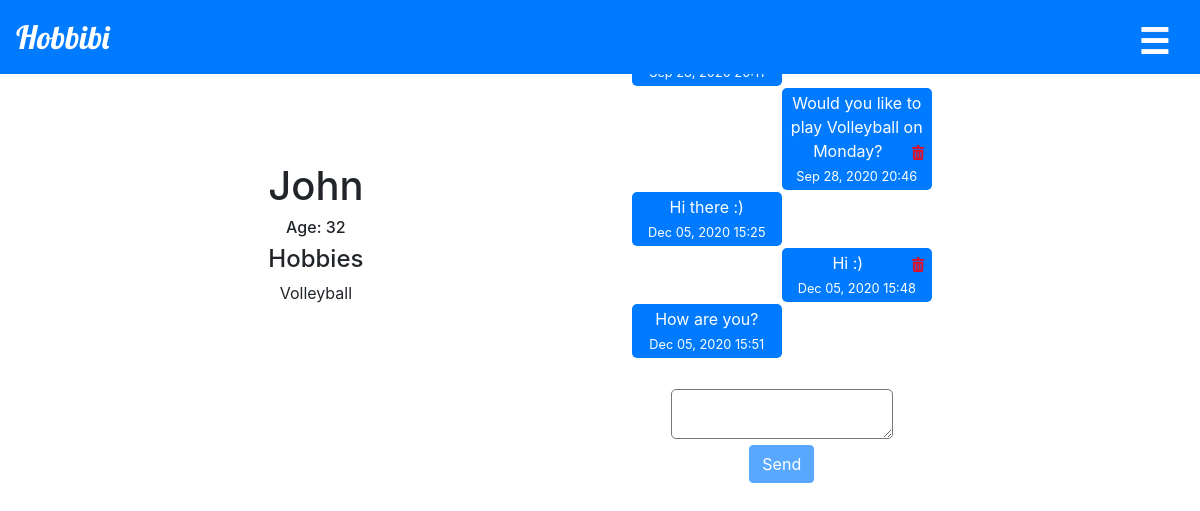
Page /profile/John (signed in) on the committed database.
### hobbibi/models.py (models this page shows, shortened)
class User(AbstractUser):
    pass
    country = models.CharField(max_length=64, default='G')
    city = models.CharField(max_length=64, default='Tbilisi')
    age = models.IntegerField(default=30)
    image = models.ImageField(upload_to='images/', blank=True)

class Hobbies(models.Model):
    user = models.ForeignKey(User, on_delete=models.CASCADE)
    hobbi = models.ForeignKey(Hobbi, on_delete=models.CASCADE)

class Hobbi(models.Model):
    name = models.CharField(max_length=64)
    def __str__(self):
        return f"{self.name}"

class Message(models.Model):
    sender = models.ForeignKey(User, on_delete=models.CASCADE, related_name='sender')
    recipient = models.ForeignKey(User, on_delete=models.CASCADE, related_name="recipient")
    message = models.TextField()
    timestamp = models.DateTimeField(auto_now_add=True)
    read = models.BooleanField(default=False)

### hobbibi/views.py (the view)
# urls.py: path('profile/<str:user>', views.profile, name='profile'),
def profile(request, user):
    h = Hobbi.objects.all()
    owner = User.objects.get(username=user)
    hobbies = Hobbies.objects.select_related('user').filter(user=owner.id)
    sender = User.objects.get(id=request.user.id)
    messages = Message.objects.filter(sender__in=(
        sender, owner), recipient__in=(owner, sender)).order_by("timestamp")
    msg = Message.objects.filter(sender=owner, recipient=sender, read=False)
    for m in msg:
        m.read = True
        m.save()
    u = User.objects.get(id=request.user.id)
    us = Message.objects.filter(
        recipient=u, read=False).values("sender").distinct()
    new_msg = User.objects.filter(id__in=us)
    count = Message.objects.filter(recipient=sender, read=False).count()
    if request.method == "POST":
        image = request.FILES["image"]
        owner.image = image
        owner.save()
        return redirect('profile', user=user)
    c = Message.objects.filter(sender=u).values("recipient").distinct()
    contacts = User.objects.filter(id__in=c).order_by('username')
    for i in contacts:
        print(i.recipient)
    return render(request, "hobbibi/profile.html", {"hobbies": hobbies, 'owner': owner, "h": h, "messages": messages, "count": count, "new_msg": new_msg, "contacts": contacts})

### hobbibi/templates/hobbibi/profile.html (shortened to what this page needs)
{% extends "hobbibi/layout.html" %}
{% load static %}
{% block body %}
<div id="head">
<div class="pro">
    <h1>{{owner.username}}</h1>
    <h6>Age: {{owner.age}}</h6>
    <h4>Hobbies</h4>
    <ul id="hobbies">
    {% for hobbi in hobbies %}
        <li>{{ hobbi.hobbi}}
        </li>
    {% endfor %}
</ul>
</div>
{% if owner.username != request.user.username %}
<div class="pro">
<div id="meg">
<ul id="msg">
{% for mes in messages %}
    {% if mes.sender == request.user and mes.message != "This message was deleted"%}
    <li class="c" >{{mes.message}}
    <a href="" id="m" class="msg{{mes.id}}" data-msg="{{mes.id}}"><img id="icon" src="{% static 'hobbibi/icon-delete-16.png' %}" alt=""></a>
    <br><small>{{mes.timestamp}}</small></li>
    {% elif mes.message == "This message was deleted" and mes.sender == request.user %}
    <div class="d2" style='background-color: white; color: #007bff; font-size: 12px;'><i>{{mes.message}}</i></div>
    {% elif mes.message == "This message was deleted" %}
    <div class="d" style='background-color: white; color: #007bff; font-size: 12px;'><i>{{mes.message}}</i></div>
    {% else %}
    <li class="chat">{{mes.message}}
    <br><small>{{mes.timestamp}}</small></li>
    {% endif %}
{% endfor %}
</ul>
</div>
<div id="send">
<form id="formmsg">
    <textarea name="message" id="message" autofocus></textarea><br>
    <input type="submit" name="" id="submit" class="btn btn-primary" value="Send">
</form>
</div>
</div>
{% endif %}
</div>
{% endblock %}

### hobbibi/static/hobbibi/style.css (style rules this page uses)
* { margin: 0; padding: 0; }
body { text-align: center; }
#head { display: flex; flex-wrap: wrap; text-align: center; justify-content: space-evenly; align-items: center; width: 100%; height: 100%; }
.chat { margin-right: 50%; margin-left: 0; border-radius: 5px; margin-top: 2px; padding: 3px; background-color: #007bff; color: white; }
.c { margin-right: 0; margin-left: 50%; border-radius: 5px; padding: 3px; margin-top: 2px; background-color: #007bff; color: white; }
#meg { display: flex; flex-direction: column-reverse; height: 300px; width: 300px; word-wrap: break-word; overflow: auto; scrollbar-width: none; }
#h, #m { float: right; padding-right: 3px; }
form { margin-top: 15px; text-align: center; }
li { list-style-type: none; }
textarea { border-radius: 5px; }
h1, h2 { text-align: center; }
#icon { height: auto; width: 15px; }
#hobbies { height: 100px; overflow: auto; overflow-x: hidden; }
.btn { margin-bottom: 2px; }

### rows in the picture
User: username "John", age "32"
Hobbies: hobbi "Volleyball"
Message: message "Would you like to play Volleyball on Monday?", timestamp "Sep 28, 2020 20:46"
Message: message "Hi there :)", timestamp "Dec 05, 2020 15:25"
Message: message "Hi :)", timestamp "Dec 05, 2020 15:48"
Message: message "How are you?", timestamp "Dec 05, 2020 15:51"
